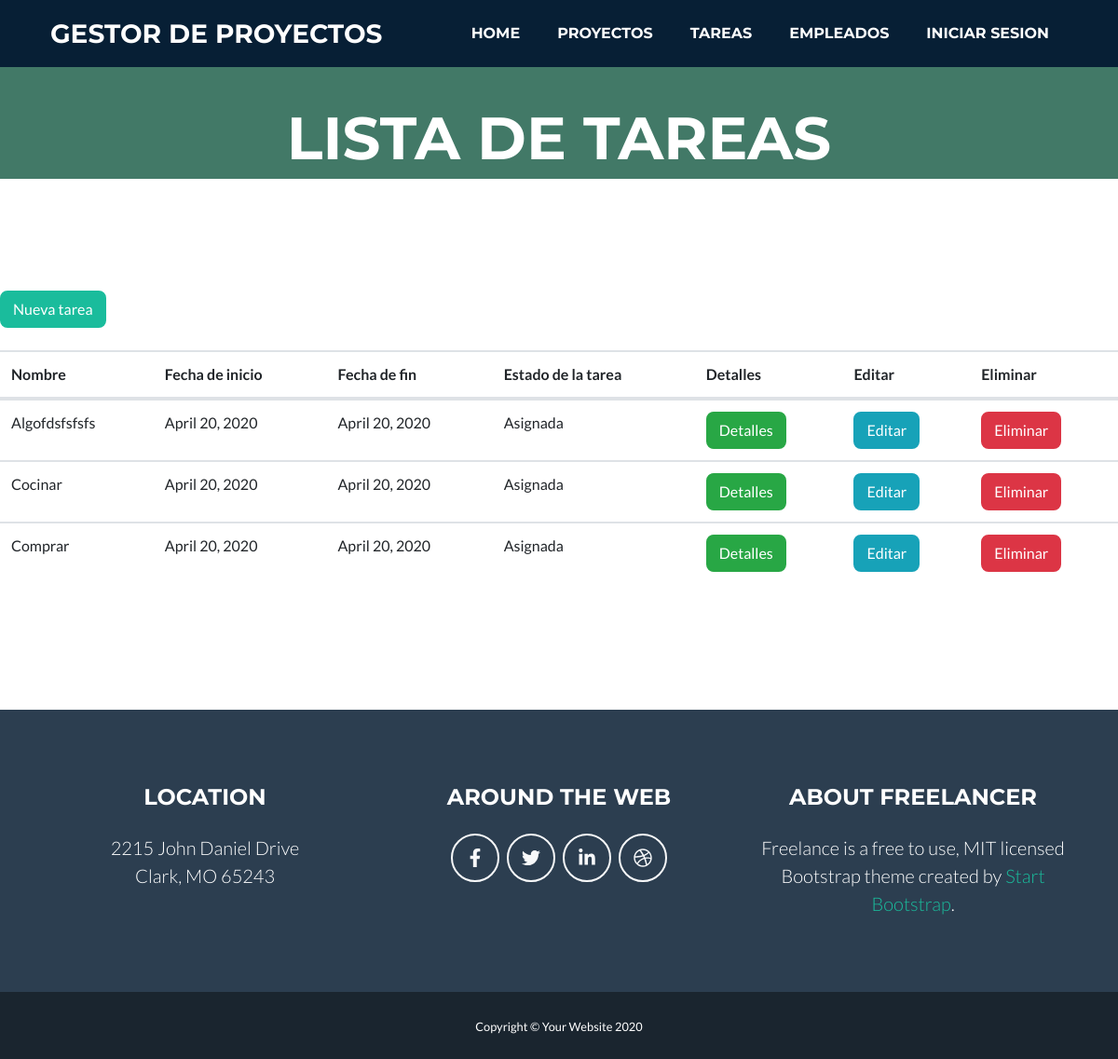
The page /appGestorProyectos/tareas/ on the database as committed earlier.
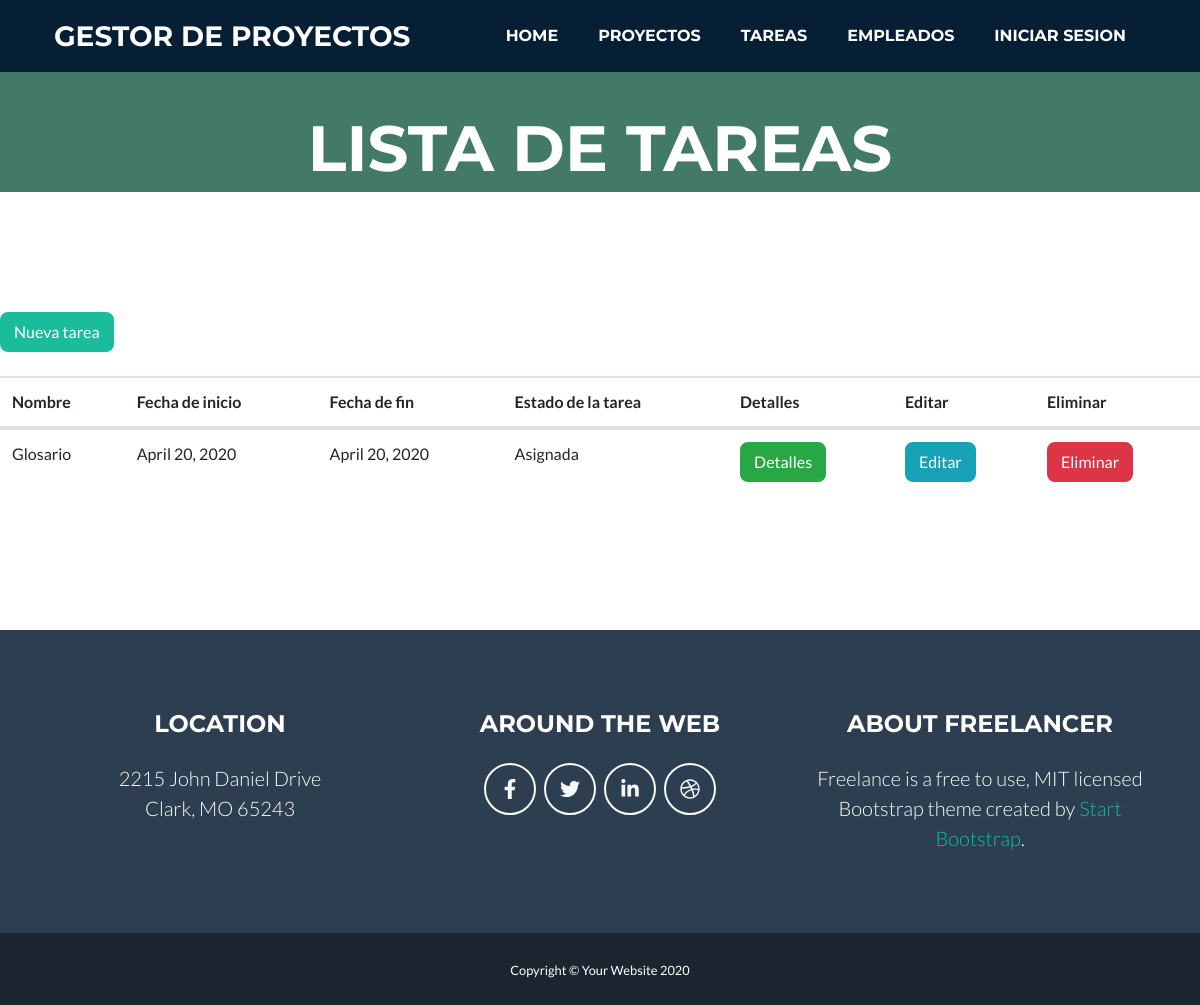
The same page on the database as committed later.
### appGestorProyectos/models.py (models this page shows, shortened)
class Tarea(models.Model):
    nombre = models.CharField(max_length=50)
    descripcion = models.TextField(max_length=200)
    fecha_inicio = models.DateField(("Date"), default=date.today)
    fecha_fin = models.DateField(("Date"), default=date.today)
    responsable = models.ForeignKey(Empleado, on_delete=models.CASCADE, default="")
    prioridad_tarea_choices = (
        ('', ''),
        ('Urgente', 'Urgente'),
        ('Alta', 'Alta'),
        ('Moderada', 'Moderada'),
        ('Baja', 'Baja'),
    )
    nivel_prioridad = models.CharField(choices=prioridad_tarea_choices, default='', max_length=20)
    notas = models.TextField(max_length=300)
    estado_tarea_choices = (
        ('', ''),
        ('Abierta', 'Abierta'),
        ('Asignada', 'Asignada'),
        ('En proceso', 'En proceso'),
        ('Finalizada', 'Finalizada'),
    )
    estado_tarea = models.CharField(choices=estado_tarea_choices, default='', max_length=20)

### appGestorProyectos/views.py (the view)
# urls.py: path('tareas/', views.TareaListView.as_view(), name='tarea_list'),
class TareaListView(ListView):
    model = Tarea
    queryset = Tarea.objects.order_by('nombre')
    template_name = "tarea_list.html"
    def get_context_data(self, **kwargs):
        context = super(TareaListView, self).get_context_data(**kwargs)
        context['titulo_pagina'] = 'Listado de tareas'
        return context

### appGestorProyectos/templates/tarea_list.html
{% extends 'index.html' %}
{% load static %}
{% block header %}
    <header class="masthead bg-primary text-white text-center">
        <div class="container d-flex align-items-center flex-column">
            <h1 class="masthead-heading text-uppercase mb-0">Lista de tareas</h1>
        </div>
    </header>
{% endblock %}
{% block main %}
<br>
<a class="btn btn-primary" href="{% url 'tarea_form' %}">Nueva tarea</a>
<br>
<br>
<div>
    <table class="table">
        <thead>
            <tr>
                <th>Nombre</th>
                <th>Fecha de inicio</th>
                <th>Fecha de fin</th>
                <th>Estado de la tarea</th>
                <th>Detalles</th>
                <th>Editar</th>
                <th>Eliminar</th>
            </tr>
        </thead>
        <tbody>
            {% for tarea in tarea_list %}
            <tr>
                <td>{{ tarea.nombre }}</td>
                <td>{{ tarea.fecha_inicio }}</td>
                <td>{{ tarea.fecha_fin }}</td>
                <td>{{ tarea.estado_tarea }}</td>
                <td><a class="btn btn-success" href="{% url 'tarea' tarea.id %}">Detalles</a> </td>
                <td><a class="btn btn-info" href="{% url 'tarea_update' tarea.id %}">Editar</a> </td>
                <td><a class="btn btn-danger" href="{% url 'tarea_delete' tarea.id %}">Eliminar</a> </td>
            </tr>
            {% endfor %}
        </tbody>
    </table>
    <br>
</div>
{% endblock %}

Rows that differ between the two databases and show on the page:
removed Tarea: nombre "Algofdsfsfsfs", fecha_inicio "April 20, 2020", fecha_fin "April 20, 2020", estado_tarea "Asignada"
removed Tarea: nombre "Comprar", fecha_inicio "April 20, 2020", fecha_fin "April 20, 2020", estado_tarea "Asignada"
changed Tarea "Asignada": nombre "Cocinar" → "Glosario"
